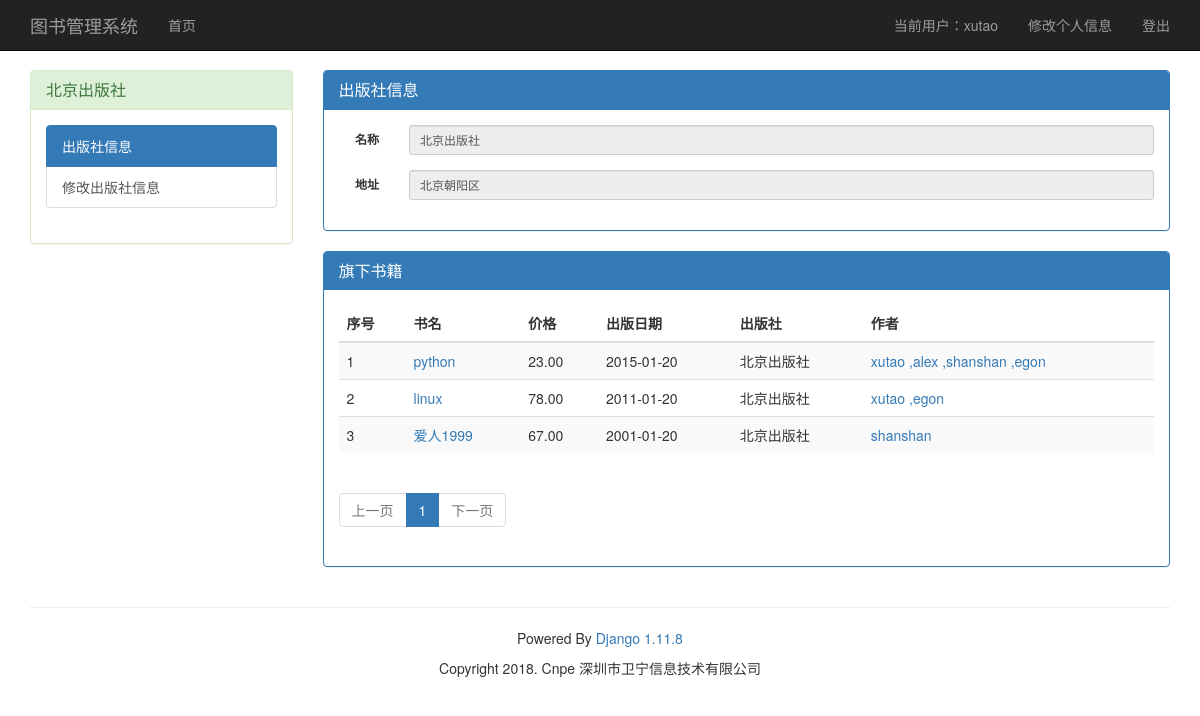
The app's page /manage/info/publish/6 (signed in) with its own data.
### book_app/models.py (models this page shows, shortened)
class UserInfo(AbstractUser):
    nid = models.BigAutoField(primary_key=True)
    nickname = models.CharField(verbose_name='昵称', max_length=32)
    telephone = models.CharField(max_length=11, blank=True, null=True, unique=True, verbose_name='手机号码')
    avatar = models.FileField(verbose_name='头像', upload_to='avatar/',default='avatar/default.png')
    create_time = models.DateTimeField(verbose_name='创建时间',auto_now_add=True)
    def __str__(self):
        return self.username

class Publish(models.Model):
    nid = models.AutoField(primary_key=True)
    title = models.CharField(max_length=50,verbose_name='名称')
    address = models.CharField(max_length=255,verbose_name='地址')
    def __str__(self):
        return self.title

class Book(models.Model):
    nid = models.AutoField(primary_key=True)
    title = models.CharField(verbose_name="书名",max_length=32)
    price = models.DecimalField(verbose_name="价格",max_digits=10,decimal_places=2)
    date = models.DateField(verbose_name="出版日期",default="2018-01-20")
    publish = models.ForeignKey(verbose_name="出版社",to="Publish",to_field="nid", on_delete=models.CASCADE)
    authors = models.ManyToManyField("Author")

class Author(models.Model):
    nid = models.AutoField(primary_key=True)
    name = models.CharField(max_length=32,verbose_name="名字")
    sex = models.IntegerField(choices=((0,'男'),(1,'女'),),verbose_name='性别')
    age = models.IntegerField(verbose_name='年龄')
    phone = models.CharField(max_length=11,blank=True,unique=True,verbose_name='手机号码')
    class Meta:
        unique_together = [
            ('name','phone'),
        ]
    def __str__(self):
        return self.name

### book_app/views.py (the view)
# urls.py: url(r'^info/(?P<model_type>\w+)/(?P<nid>\d+)', book_views.info_handle),
@login_required
def info_handle(request, model_type, nid):
    try:
        str_model = getattr(hmodels, model_type.capitalize())
        if request.method == 'GET':
            obj = str_model.objects.get(nid=nid)
            if model_type != 'book':
                current_page = int(request.GET.get("page", 1))
                if model_type == 'author':
                    book_all = obj.book_set.all().order_by('nid')
                elif model_type == 'publish':
                    book_all = hmodels.Book.objects.filter(publish=obj).order_by('nid')
                paginator = CustomPagination(current_page, '/manage/info/%s/%s' % (model_type, nid), book_all,
                                             settings.PAGE_ROW_NUM)
                return render(request, '%s_info.html' % model_type,
                              {'obj': obj, 'book_list': paginator.res_list, 'page_html': paginator.html})
            else:
                model_form = hmform.BookModelForm(instance=obj)
                return render(request, 'book_info.html', {'model_form': model_form, 'obj': obj})
    except AttributeError:
        return redirect('/index/')

### book_app/templates/publish_info.html (shortened to what this page needs)
{% extends 'base.html' %}
{% block content %}
<div class="col-md-3 sidebar">
    <div class="panel panel-success">
        <div class="panel-heading">
            <h3 class="panel-title">{{ obj.title }}</h3>
        </div>
        <div class="panel-body">
            <div class="list-group">
                <a href="/manage/info/publish/{{ obj.nid }}" class="list-group-item active">出版社信息</a>
                <a href="/manage/update/publish/{{ obj.nid }}" class="list-group-item">修改出版社信息</a>
            </div>
        </div>
    </div>
</div>
<div class="col-md-9">
    <div class="panel panel-primary">
        <div class="panel-heading">
            <h3 class="panel-title">出版社信息</h3>
        </div>
        <div class="panel-body">
            <form class="form-horizontal" novalidate>
                <div class="form-group form-group-sm">
                    <label for="user" class="col-sm-1 control-label">名称</label>
                    <div class="col-sm-11">
                        <input class="form-control" type="text" readonly value="{{ obj.title }}">
                    </div>
                </div>
                <div class="form-group form-group-sm">
                    <label for="user" class="col-sm-1 control-label">地址</label>
                    <div class="col-sm-11">
                        <input class="form-control" type="text" readonly value="{{ obj.address }}">
                    </div>
                </div>
            </form>
        </div>
    </div>
    <div class="panel panel-primary">
            <div class="panel-heading">
                <h3 class="panel-title">旗下书籍</h3>
            </div>
            <div class="panel-body">
                <table class="table table-striped">
                    <thead>
                    <tr>
                        <th>序号</th>
                        <th>书名</th>
                        <th>价格</th>
                        <th>出版日期</th>
                        <th>出版社</th>
                        <th>作者</th>
                    </tr>
                    </thead>
                    <tbody>
                    {% for book in book_list %}
                        <tr>
                        <td>{{ forloop.counter }}</td>
                        <td><a href="/manage/info/book/{{ book.nid }}" title="点击查看详细信息">{{ book.title }}</a></td>
                        <td>{{ book.price }}</td>
                        <td>{{ book.date.isoformat }}</td>
                        <td>{{ book.publish }}</td>
                        <td>{% for author in book.authors.all %}
                                    <a href="/manage/info/author/{{ author.nid }}">
                                        {% if forloop.first %}{{ author }}{% else %},{{ author }}
                                        {% endif %}</a>
                            {% endfor %}
                        </td>
                        </tr>
                        {% empty %}
                        <tr>
                            <td colspan="7">没有找到相关信息</td>
                        </tr>
                    {% endfor %}
                    </tbody>
                </table>
                <ul class="pagination">
                    {{ page_html }}
                  </ul>
            </div>
        </div>
</div>
{% endblock %}

### book_app/templates/base.html (shortened to what this page needs)
{% load staticfiles %}
<!DOCTYPE html>
<html lang="en">
<head>
	<link rel="stylesheet" href="{% static 'css/bootstrap.min.css' %}">
    <link rel="stylesheet" href="{% static 'css/custom.css' %}">
</head>
<body>
<nav class="navbar navbar-fixed-top navbar-inverse">
    <div class="container">
		<div class="navbar-header">
			<a class="navbar-brand" href="/index/">图书管理系统</a>
		</div>
        <div id="navbar" class="navbar-collapse collapse" aria-expanded="false">
            <ul class="nav navbar-nav">
				<li><a href="/index/">首页</a></li>
            </ul>
            <ul class="nav navbar-nav navbar-right">
           {% if request.user.is_authenticated %}
            <li><a href="#">当前用户：{{ request.user }}</a></li>
                    <li><a href="#">修改个人信息</a></li>
                    <li><a href="{% url 'logout' %}">登出</a></li>
            {% else %}
                {% block login_content %}
                <li><a href="{% url 'login' %}">登录</a></li>
                <li><a href="{% url 'register' %}">注册</a></li>
                {% endblock %}
            {% endif%}
            </ul>
        </div>
    </div>
</nav>
<div class="container">
        <div class="row">
            {% block content %}
            {% endblock %}
        </div>
        <hr>
        <div class="row">
            <div class="text-center">
            <p> Powered By <a href="/admin">Django 1.11.8</a></p>
            <p> Copyright 2018. Cnpe 深圳市卫宁信息技术有限公司</p>
            </div>
        </div>
</div>
</body>
</html>

### book_app/templates/base.html (style rules this page uses)
* { margin: 0; padding: 0; }
body { padding-top: 70px; }

### records on screen
UserInfo: user "xutao"
Publish: title "北京出版社", address "北京朝阳区"
Book: title "python", price "23.00", date "2015-01-20", publish "北京出版社"
Author: name "xutao"
Author: name "alex"
Author: name "shanshan"
Author: name "egon"
Book: title "linux", price "78.00", date "2011-01-20", publish "北京出版社"
Book: title "爱人1999", price "67.00", date "2001-01-20", publish "北京出版社"

### other values on screen
{{ page_html }} "上一页 1 下一页"
